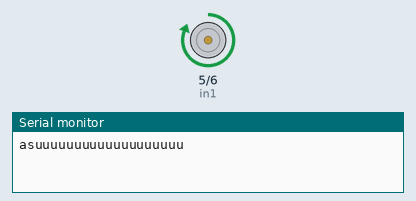
Simulated run of this sketch. Board: Arduino Uno, built with avr-gcc and run on an emulated ATmega328P. Parts: motor-driver pin pairs drawn as motors (green arrow = first pin HIGH = forward, orange = second pin HIGH = backward, longer = more drive), the last lines printed to the serial monitor.

Above: at 0.2 s.
At 2.2 s:
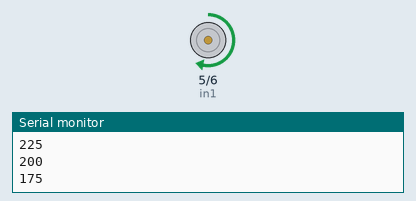
At 3.7 s:
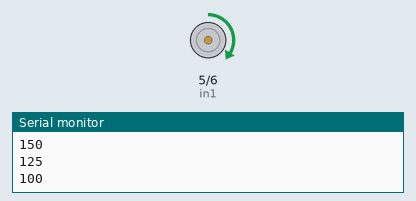
At 7.2 s:
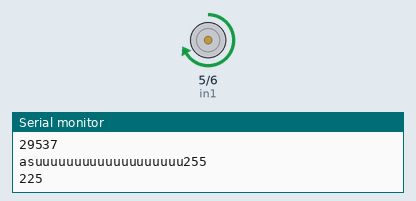
Timing chart, 0 to 7.8 s (numbered marks = the images above):
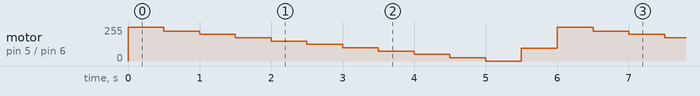

The sketch:

otor2.ino
```cpp
#define in1 5
#define in2 6
#define in3 18
#define in4 17
//variabel pwm
int FPWM[] = {255, 225, 200, 175, 150,125, 100, 75, 50, 25, 0};

void setup()
{
  Serial.begin(9600);

  pinMode(in1, OUTPUT);
  pinMode(in2, OUTPUT);
  //  pinMode(in3, OUTPUT);
  //  pinMode(in4, OUTPUT);

}

void loop()
{
  Serial.print("asuuuuuuuuuuuuuuuuuuu");
  for (int i = 0; i < 12; i = i+1)
  {
    analogWrite(in1, FPWM[i]);
    analogWrite(in2, 0);
    delay(500);
    Serial.println(FPWM[i]);
  }
}


//void majumundur() {
//
// if (FPWM > 35) {
//    analogWrite(in1, FPWM);
//    analogWrite(in2, 0);
//    analogWrite(in3, FPWM);
//    analogWrite(in4, 0);
//    Serial.print("MAJU   ");
//    Serial.println(FPWM);
//  }
//  else if (BPWM > 35) {
//    analogWrite(in1, 0);
//    analogWrite(in2, BPWM);
//    analogWrite(in3, 0);
//    analogWrite(in4, BPWM);
//    Serial.print("MUNDUR   ");
//    Serial.println(BPWM);
//  }
//
//}
//
//void kirikanan() {
//
//  if (LPWM > 35) {
//    analogWrite(in1, LPWM);
//    analogWrite(in2, 0);
//    analogWrite(in3, 0);
//    analogWrite(in4, LPWM);
//
//    Serial.print("KIRI   ");
//    Serial.println(LPWM);
//  }
//  // else if ( abs(Ps3.data.analog.button.l1)){ //COMBINASI
//  //   digitalWrite(in1, HIGH);
//  //   digitalWrite(in2, LOW);
//  //   digitalWrite(in3, HIGH);
//  //   digitalWrite(in4, LOW);
//
//  //   Serial.print("KIRI   ");
//  //   Serial.println(Ps3.data.analog.button.l1,DEC);
//  //   }
//
//  else if (RPWM > 35) {
//    analogWrite(in1, 0);
//    analogWrite(in2, RPWM);
//    analogWrite(in3, RPWM);
//    analogWrite(in4, 0);
//
//    Serial.print("KANAN   ");
//    Serial.println(RPWM);
//  }
//
//  //  else if ( abs(Ps3.data.analog.button.r1)){ //COMBINASI
//  //   digitalWrite(in1, LOW);
//  //   digitalWrite(in2, HIGH);
//  //   digitalWrite(in3, LOW);
//  //   digitalWrite(in4, HIGH);
//
//  //   Serial.print("KANAN   ");
//  //   Serial.println(Ps3.data.analog.button.r1,DEC);
//  //   }
//
//}
//
//void majubelok() {
//
// if (LPWM > 35 && FPWM > 35) {
//    analogWrite(in1, FPWM);
//    analogWrite(in2, 0);
//    analogWrite(in3, 200);
//    analogWrite(in4, 0);
//    Serial.print("MAJU KIRI");
//    Serial.println(FPWM);
//  }
//  else if (RPWM > 35 && FPWM > 35) {
//    analogWrite(in1, 200);
//    analogWrite(in2, 0);
//    analogWrite(in3, FPWM);
//    analogWrite(in4, 0);
//    Serial.print("MAJU KANAN");
//    Serial.println(FPWM);
//  }
//
//}
//
//void mundurbelok() {
//
// if (LPWM > 35 && BPWM > 35) {
//    analogWrite(in1, 0);
//    analogWrite(in2, 200);
//    analogWrite(in3, 0);
//    analogWrite(in4, BPWM);
//    Serial.print("MUNDUR KIRI");
//    Serial.println(BPWM);
//  }
//  else if (RPWM > 35 && BPWM > 35) {
//    analogWrite(in1, 0);
//    analogWrite(in2, BPWM);
//    analogWrite(in3, 0);
//    analogWrite(in4, 200);
//    Serial.print("MUNDUR KANAN");
//    Serial.println(BPWM);
//  }
//
//}
//
//void brake() {
//
// if (Ps3.data.analog.button.r1) {
//    analogWrite(in1, 255);
//    analogWrite(in2, 255);
//    analogWrite(in3, 255);
//    analogWrite(in4, 255);
//    Serial.print("BRAKE");
//    Serial.println(Ps3.data.analog.button.r1);
//  }
//     else if (LPWM <= 35 && RPWM <= 35 && FPWM <= 35 && BPWM <= 35) {
//    analogWrite(in1, 0);
//    analogWrite(in2, 0);
//    analogWrite(in3, 0);
//    analogWrite(in4, 0);
//    Serial.print("STOP   ");
//    Serial.println(RPWM);
//  }
//
//}
```

Measured:
- by itself, motor on pin 5 (in1) / pin 6 (in2): repeats every 6.0 s: forward 225/255 0.50 s, forward 200/255 0.50 s, forward 175/255 0.50 s, forward 150/255 0.50 s, forward 125/255 0.50 s, forward 100/255 0.50 s, forward 75/255 0.50 s, forward 50/255 0.50 s, forward 25/255 0.50 s, stopped 0.50 s, forward 97/255 0.50 s, forward 255/255 0.50 s
